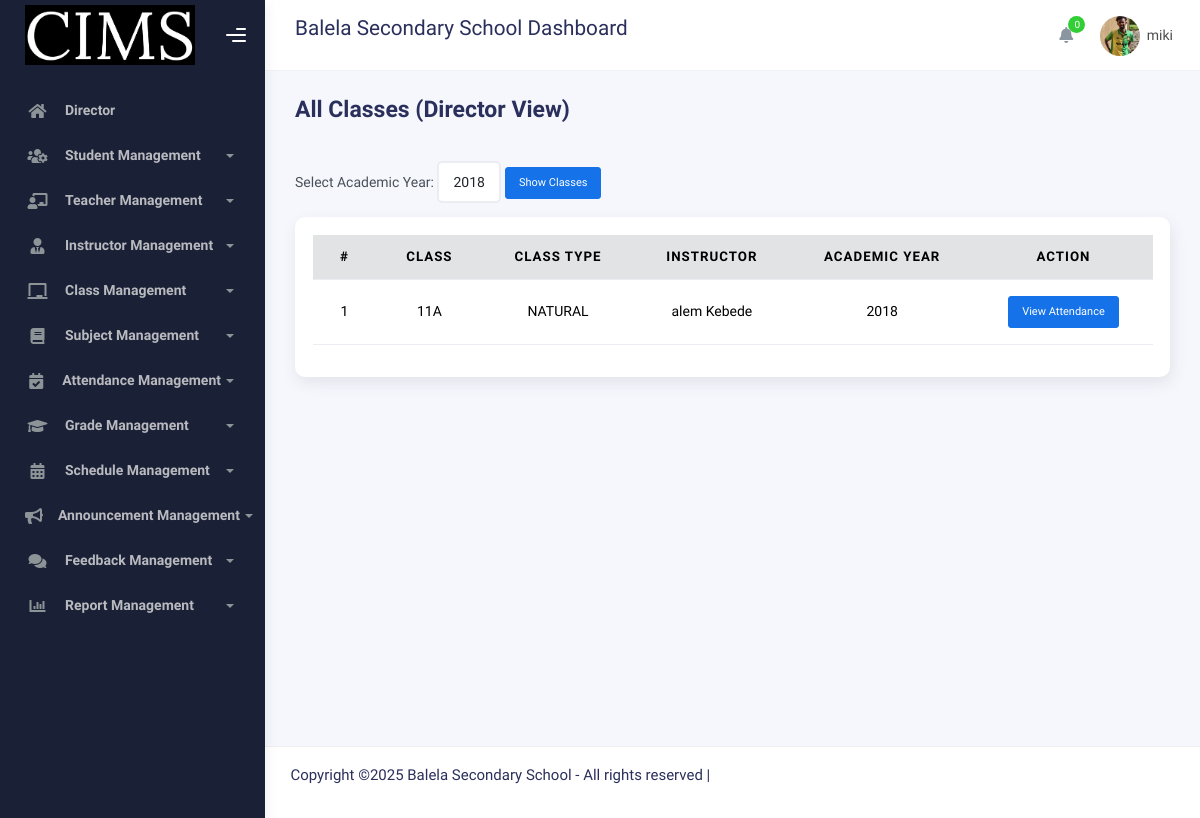
Page /Director/view_attendance.php (signed in) on the earlier database version.
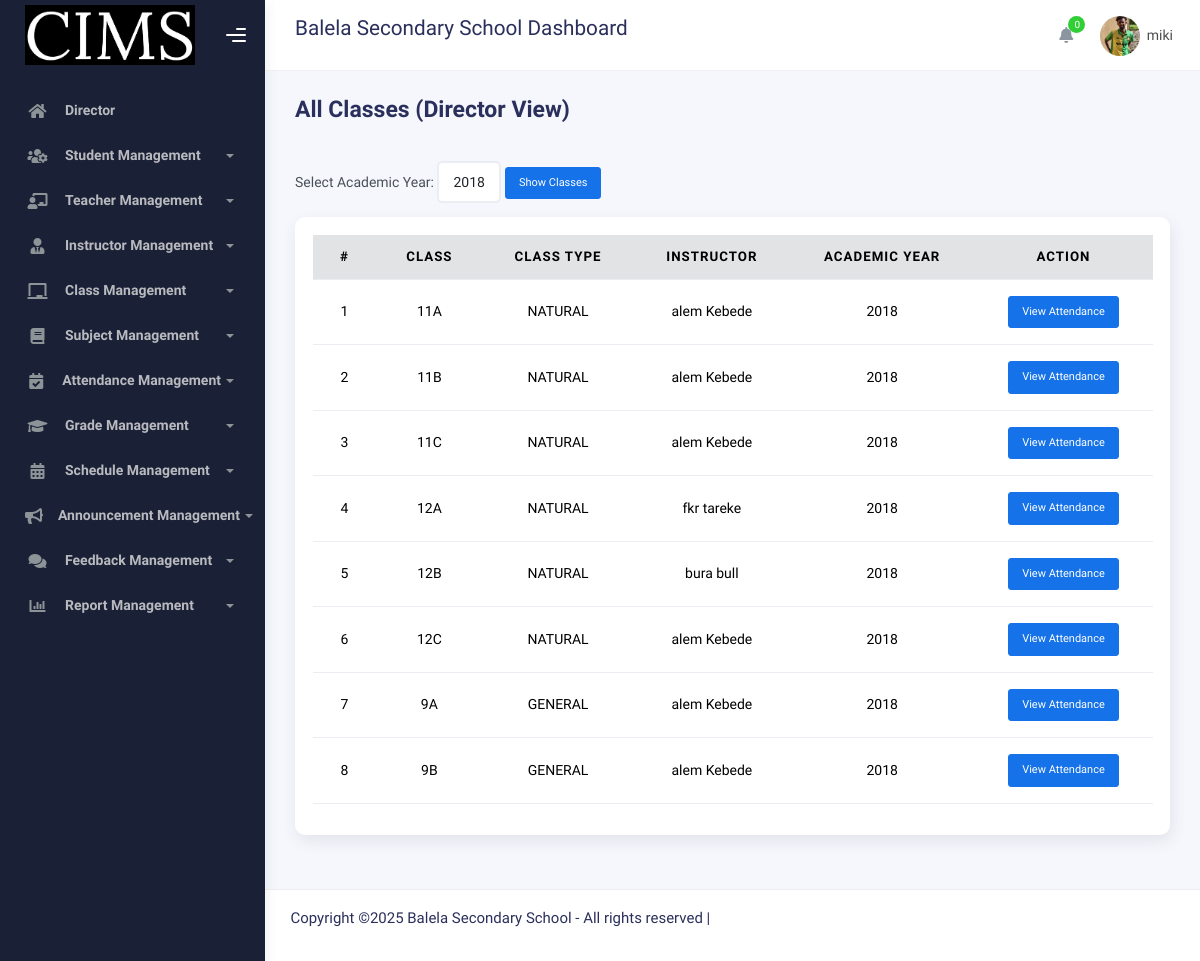
Same page on the later database version.
### tables this page shows
CREATE TABLE IF NOT EXISTS `users` (
  `uid` int NOT NULL AUTO_INCREMENT,
  `idNumber` varchar(50) NOT NULL,
  `profile_picture` varchar(250) NOT NULL,
  `first_name` varchar(30) NOT NULL,
  `father_name` varchar(30) NOT NULL,
  `grandfather_name` varchar(30) NOT NULL,
  `gender` varchar(30) NOT NULL,
  `user_type` varchar(30) NOT NULL,
  `username` varchar(50) NOT NULL,
  `password` varchar(250) NOT NULL,
  `email` varchar(50) NOT NULL,
  `phone` varchar(50) NOT NULL,
  `user_status` int NOT NULL,
  PRIMARY KEY (`uid`)
);

CREATE TABLE IF NOT EXISTS `role_type` (
  `rid` int NOT NULL AUTO_INCREMENT,
  `role_name` varchar(50) NOT NULL,
  `abbreviation_name` varchar(30) NOT NULL,
  `description` text,
  `created_at` timestamp NULL DEFAULT CURRENT_TIMESTAMP,
  PRIMARY KEY (`rid`)
);

CREATE TABLE IF NOT EXISTS `assign_instructor` (
  `hid` int NOT NULL AUTO_INCREMENT,
  `instructor_id` int NOT NULL,
  `section_id` int NOT NULL,
  `academic_year` int NOT NULL,
  PRIMARY KEY (`hid`),
  KEY `class_ibpk_5` (`section_id`),
  KEY `class_ibpk_7` (`instructor_id`)
);

CREATE TABLE IF NOT EXISTS `sections` (
  `cid` int NOT NULL AUTO_INCREMENT,
  `section_name` varchar(30) NOT NULL,
  `class_type` varchar(30) NOT NULL,
  PRIMARY KEY (`cid`)
);

### connection/function.php (called while the page is built, shortened)
<?php
include 'connection.php';
function decryptPassword($encryptedPassword) {
    $key = hash('sha256', SECRET_KEY);
    $iv = substr(hash('sha256', SECRET_IV), 0, 16);
    return openssl_decrypt($encryptedPassword, ENCRYPT_METHOD, $key, 0, $iv);
}
function getUserByID($data)
{
    global $conn;
    $query = mysqli_query($conn, "SELECT * FROM users WHERE uid = '$data'");
    $result = mysqli_fetch_array($query);
    if ($result && isset($result["password"])) {
        $result["password"] = decryptPassword($result["password"]);
    }
    return $result;
}
function getRoleNameById($role_id) {
    global $conn;
    $role_id = (int)$role_id;
    $query = "SELECT role_name FROM role_type WHERE rid = $role_id";
    $result = mysqli_query($conn, $query);
    if ($result && mysqli_num_rows($result) > 0) {
        $row = mysqli_fetch_assoc($result);
        return $row['role_name'];
    }
    return null;
}
?>

### Director/view_attendance.php (the view, shortened to what this page needs)
<?php
include('directorHeader.php');
function fetchAcademicYears($conn){
    $res = mysqli_query($conn, "SELECT DISTINCT academic_year
                                FROM assign_instructor
                                ORDER BY academic_year DESC");
    $years = [];
    while($r = mysqli_fetch_assoc($res)){ $years[] = $r['academic_year']; }
    return $years;
}
function fetchAllClasses($conn, $year){
    $res = mysqli_query($conn, "SELECT at.hid, at.section_id, at.academic_year,
                                       s.section_name, s.class_type, i.first_name, i.father_name
                                FROM assign_instructor at
                                LEFT JOIN sections s ON at.section_id = s.cid
                                LEFT JOIN users i ON at.instructor_id = i.uid
                                WHERE at.academic_year = '$year'
                                ORDER BY s.section_name ASC");
    $tmp = [];
    while($r = mysqli_fetch_assoc($res)){ $tmp[] = $r; }
    return $tmp;
}
$years = fetchAcademicYears($conn);
$selectedYear = $_GET['academic_year'] ?? ($years[0] ?? null);
$classes = $selectedYear ? fetchAllClasses($conn, $selectedYear) : [];
?>
<div class="container">
  <div class="page-inner">
    <div class="page-header">
      <h3 class="fw-bold mb-3">All Classes (Director View)</h3>
    </div>
    <form method="GET" class="mb-3">
        <label for="academic_year">Select Academic Year:</label>
        <select name="academic_year" id="academic_year" class="form-control w-auto d-inline-block">
            <?php foreach($years as $year): ?>
                <option value="<?= $year ?>" <?= ($year == $selectedYear) ? 'selected' : '' ?>><?= $year ?></option>
            <?php endforeach; ?>
        </select>
        <button type="submit" class="btn btn-primary btn-sm">Show Classes</button>
    </form>
    <div class="card">
      <div class="card-body table-responsive">
        <table class="table table-hover text-center align-middle">
          <thead class="table-secondary">
            <tr>
              <th>#</th>
              <th>Class</th>
              <th>Class Type</th>
              <th>Instructor</th>
              <th>Academic Year</th>
              <th>Action</th>
            </tr>
          </thead>
          <tbody>
            <?php if(count($classes) > 0): $no=1; ?>
              <?php foreach($classes as $c): ?>
                <tr>
                  <td><?= $no++ ?></td>
                  <td><?= htmlspecialchars($c['section_name']) ?></td>
                  <td><?= htmlspecialchars($c['class_type']) ?></td>
                  <td><?= htmlspecialchars($c['first_name'].' '.$c['father_name']) ?></td>
                  <td><?= htmlspecialchars($c['academic_year']) ?></td>
                  <td>
                    <button type="button"
                            class="btn btn-primary btn-sm view-students"
                            data-class-id="<?= $c['hid'] ?>"
                            data-class-name="<?= htmlspecialchars($c['section_name'].' - '.$c['class_type']) ?>"
                            data-year="<?= $c['academic_year'] ?>">
                        View Attendance
                    </button>
                  </td>
                </tr>
              <?php endforeach; ?>
            <?php else: ?>
              <tr><td colspan="6" class="text-danger">No classes for this year.</td></tr>
            <?php endif; ?>
          </tbody>
        </table>
      </div>
    </div>
  </div>
</div>
<?php include('../Admin/footer.php'); ?>

### Director/directorHeader.php (shortened to what this page needs)
<?php
include '../connection/connection.php';
include '../connection/function.php';
?>
<!DOCTYPE html>
<html lang="en">
<head>
	<link rel="stylesheet" href="../assets/css/bootstrap.min.css">
	<link rel="stylesheet" href="../assets/css/plugins.min.css">
	<link rel="stylesheet" href="../assets/css/kaiadmin.min.css">
</head>
<?php
$profile = getUserByID($_SESSION["uid"]);
$roleName = getRoleNameById($profile["user_type"]);
if (isset($_SESSION["uid"]) and ($roleName == "Director")) {
?>
<body>
<div class="wrapper">
  <div class="sidebar" data-background-color="dark">
<div class="sidebar-logo">
 <div class="logo-header" data-background-color="dark">
   <div class = "logo">
	<img src="../assets/img/logo.png" alt="navbar brand" class="navbar-brand" height="60" width="170">
   </div>
  <div class="nav-toggle">
	<button class="btn btn-toggle toggle-sidebar"><i class="gg-menu-right"></i></button>
	<button class="btn btn-toggle sidenav-toggler"><i class="gg-menu-left"></i></button></div>
	<button class="topbar-toggler more"><i class="gg-more-vertical-alt"></i></button></div>
   </div>
<div class="sidebar-wrapper scrollbar scrollbar-inner">
  <div class="sidebar-content">
	<ul class="nav nav-secondary">
	  <li class="nav-item">
    <a href="director.php" class="collapsed"><i class="fas fa-home"></i><p><?php echo $roleName = getRoleNameById($profile["user_type"]); ?></p></a></li>
<li class="nav-item">
    <a data-bs-toggle="collapse" href="#users" role="button" aria-expanded="false" aria-controls="users">
        <i class="fas fa-users-cog"></i>
        <p>Student Management</p>
        <span class="caret"></span>
    </a>
</li>
      <li class="nav-item">
        <a data-bs-toggle="collapse" href="#teachers" role="button" aria-expanded="false" aria-controls="teachers">
          <i class="fas fa-chalkboard-teacher"></i>
          <p>Teacher Management</p>
          <span class="caret"></span>
        </a>
      </li>
      <li class="nav-item">
        <a data-bs-toggle="collapse" href="#instructors" role="button" aria-expanded="false" aria-controls="instructors">
          <i class="fas fa-user-tie"></i>
          <p>Instructor Management</p>
          <span class="caret"></span>
        </a>
      </li>
      <li class="nav-item">
        <a data-bs-toggle="collapse" href="#class" role="button" aria-expanded="false" aria-controls="class">
          <i class="fas fa-chalkboard"></i>
          <p>Class Management</p>
          <span class="caret"></span>
        </a>
      </li>
      <li class="nav-item">
        <a data-bs-toggle="collapse" href="#subject" role="button" aria-expanded="false" aria-controls="subject">
          <i class="fas fa-book"></i>
          <p>Subject Management</p>
          <span class="caret"></span>
        </a>
      </li>
          <li class="nav-item">
            <a data-bs-toggle="collapse" href="#attendance" role="button" aria-expanded="false" aria-controls="attendance">
              <i class="fas fa-calendar-check"></i>
              <p>Attendance Management</p>
              <span class="caret"></span>
            </a>
          </li>
          <li class="nav-item">
            <a data-bs-toggle="collapse" href="#grades" role="button" aria-expanded="false" aria-controls="grades">
              <i class="fas fa-graduation-cap"></i>
              <p>Grade Management</p>
              <span class="caret"></span>
            </a>
          </li>
          <li class="nav-item">
            <a data-bs-toggle="collapse" href="#schedule" role="button" aria-expanded="false" aria-controls="schedule">
              <i class="fas fa-calendar-alt"></i>
              <p>Schedule Management</p>
              <span class="caret"></span>
            </a>
          </li>
          <li class="nav-item">
            <a data-bs-toggle="collapse" href="#announcement" role="button" aria-expanded="false" aria-controls="announcement">
              <i class="fas fa-bullhorn"></i>
              <p>Announcement Management</p>
              <span class="caret"></span>
            </a>
          </li>
          <li class="nav-item">
            <a data-bs-toggle="collapse" href="#feedback" role="button" aria-expanded="false" aria-controls="feedback">
              <i class="fas fa-comments"></i>
              <p>Feedback Management</p>
              <span class="caret"></span>
            </a>
          </li>
    <li class="nav-item">
  <a data-bs-toggle="collapse" href="#reports" role="button" aria-expanded="false" aria-controls="reports">
    <i class="fas fa-chart-bar"></i>
    <p>Report Management</p>
    <span class="caret"></span>
  </a>
</li>
  </div>
 </div>
</div>
<div class="main-panel">
	<div class="main-header">
<nav class="navbar navbar-header navbar-header-transparent navbar-expand-lg border-bottom">
  <div class="container-fluid">
	<div class="input-group">
	  <div class="input-group-prepend">
		<h4>Balela Secondary School Dashboard </h4></div>
	    <ul class="navbar-nav topbar-nav ms-md-auto align-items-center">
<ul class="navbar-nav topbar-nav ms-md-auto align-items-center">
 <li class="nav-item topbar-icon dropdown hidden-caret">
  <a class="nav-link dropdown-toggle" href="#" id="notifDropdown" role="button" data-bs-toggle="dropdown" aria-haspopup="true" aria-expanded="false">
   <i class="fa fa-bell"></i><span class="notification" id="notifCount">0</span></a>
	</li>
<li class="nav-item topbar-user dropdown hidden-caret">
 <a class="dropdown-toggle profile-pic" data-bs-toggle="dropdown" href="#" aria-expanded="false">
    <div class="avatar-sm"><img class="profile-img" src="<?php echo $profile["profile_picture"]; ?>"
	       alt="Profile Picture" width="100" height="100"></div>
    <span class="profile-username"><span class="op-7"><?php echo "$profile[username]";?></span></span></span>
 </a>
				</li>
			</ul>
		</div>
	</nav>
</div>
<?php
} else {
}
?>

### Admin/footer.php (shortened to what this page needs)
<footer class="footer">
  <div class="container-fluid">
        <p>Copyright &copy;<script>document.write(new Date().getFullYear());</script>
         Balela Secondary School - All rights reserved |</p>
  			</div>
  		</footer>
  	</div>
  </div>
  <link rel="stylesheet" href="https://cdn.datatables.net/1.13.6/css/jquery.dataTables.min.css">
  <link rel="stylesheet" href="https://cdn.datatables.net/buttons/2.4.1/css/buttons.dataTables.min.css">
<link rel="stylesheet" href="https://cdn.jsdelivr.net/npm/bootstrap-icons@1.10.5/font/bootstrap-icons.css">
  </body>
</html>

### Director/directorHeader.php (style rules this page uses)
.profile-img { width: 40px; height: 40px; border-radius: 80%; object-fit: cover; }

Differences in the rows shown:
added assign_instructor: section.section_name "11B", section.class_type "NATURAL", instructor.father_name "alem Kebede", academic_year "2018"
added assign_instructor: section.section_name "11C", section.class_type "NATURAL", instructor.father_name "alem Kebede", academic_year "2018"
added assign_instructor: section.section_name "12A", section.class_type "NATURAL", instructor.father_name "fkr tareke", academic_year "2018"
added assign_instructor: section.section_name "12B", section.class_type "NATURAL", instructor.father_name "bura bull", academic_year "2018"
added assign_instructor: section.section_name "12C", section.class_type "NATURAL", instructor.father_name "alem Kebede", academic_year "2018"
added assign_instructor: section.section_name "9A", section.class_type "GENERAL", instructor.father_name "alem Kebede", academic_year "2018"
added assign_instructor: section.section_name "9B", section.class_type "GENERAL", instructor.father_name "alem Kebede", academic_year "2018"
